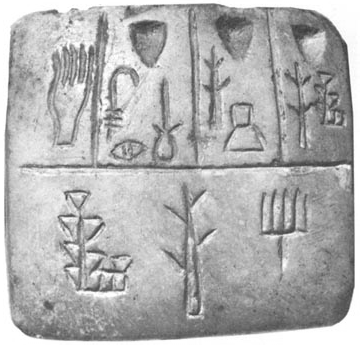
%> input picture 2A_L4/tablet.png, 360 x 345 px
$ octave findingTemplate2D.m   (GNU Octave 9; MATLAB toolbox functions it lacks are replaced by stand-ins)
%> lines starting %> are read from the running program, lines starting %| are printed output that depends on the picture
### 2A_L4/find_template_2D.m
function [yIndex xIndex] = find_template_2D(template, img)

   % pkg load image;

    c = normxcorr2(template, img);

    [value, index] = max(c);
    [colVal, colIndex] = max(value);
    rowIndex = index(colIndex);

    yIndex = rowIndex - size(template, 1) + 1;
    xIndex = colIndex - size(template, 2) + 1;

end

### 2A_L4/findingTemplate2D.m
 tablet = imread('tablet.png');
%> tablet is the input picture: size 345x360 uint8; min 57, max 255, mean 177.1
 glyph = tablet(75:165, 150:185);
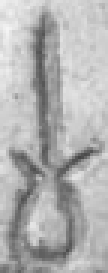
%> glyph: size 91x36 uint8 (shown 3 times larger); min 69, max 245, mean 177.8
 [y x] = find_template_2D(glyph, tablet)
%> in find_template_2D, `c = normxcorr2(template, img);`:
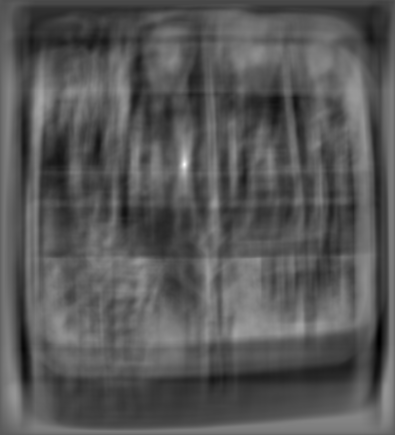
%> c: size 435x395 double; min -0.52, max 1, mean 0.00271; drawn with min black and max white
%> in find_template_2D, `[value, index] = max(c);`: value = 395 values, max 1 at index 185, min 0.0912 at index 1, mean 0.314; index = 395 values, max 431 at index 195, min 68 at index 313, mean 284.4
%> in find_template_2D, `[colVal, colIndex] = max(value);`: colVal = 1; colIndex = 185
%> in find_template_2D, `rowIndex = index(colIndex);`: rowIndex = 165
%> in find_template_2D, `yIndex = rowIndex - size(template, 1) + 1;`: yIndex = 75
%> in find_template_2D, `xIndex = colIndex - size(template, 2) + 1;`: xIndex = 150
%> y = 75; x = 150
 figure, imshow(tablet);
 hold on;
 rectangle('Position',[x, y, 35, 90],'Edgecolor','r', 'Linewidth',3);
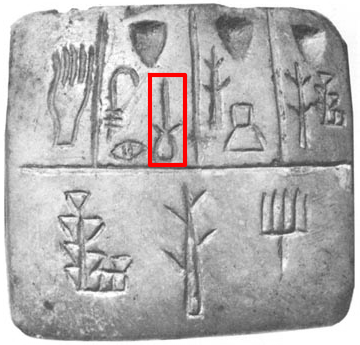
%> figure redrawn from the program's plot data
